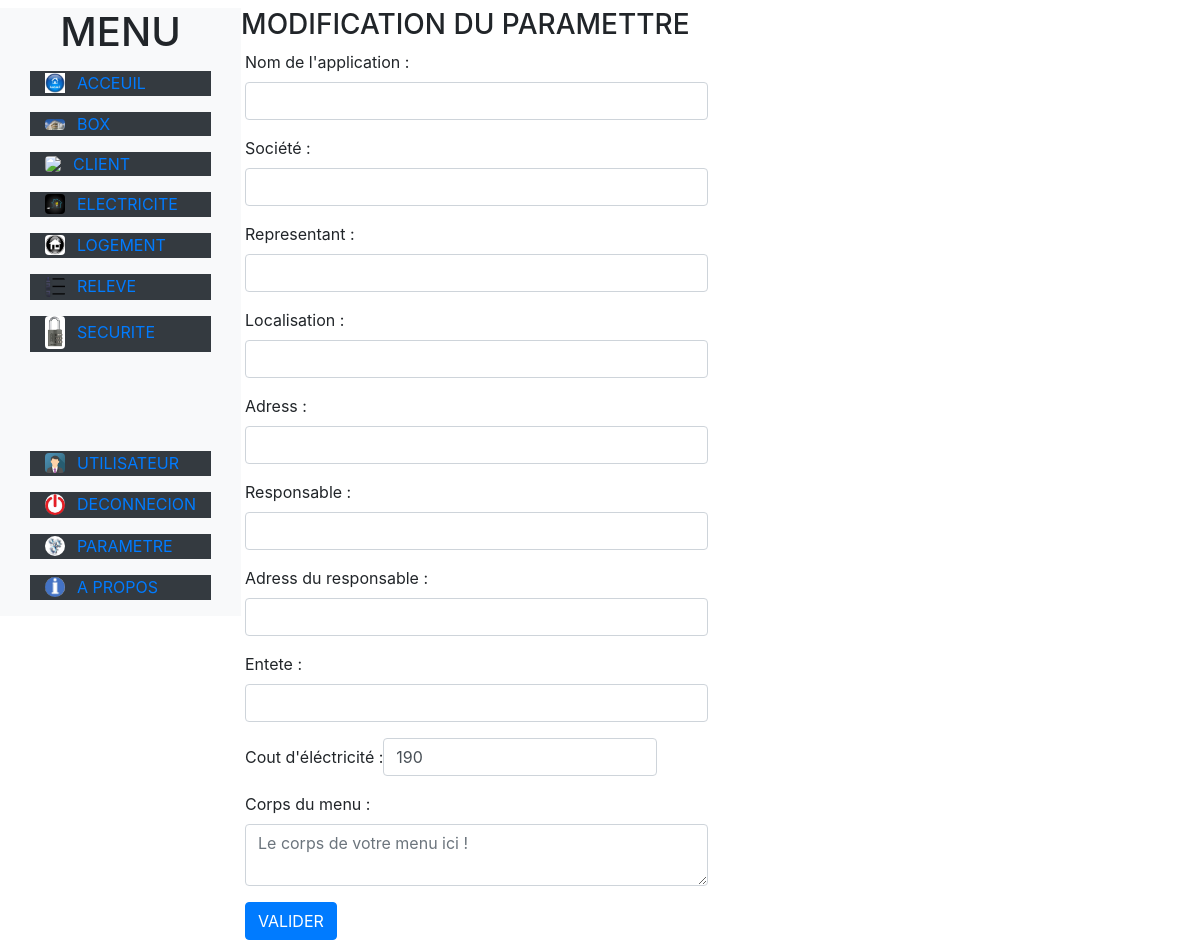
The app's page /newparam.php, older data.
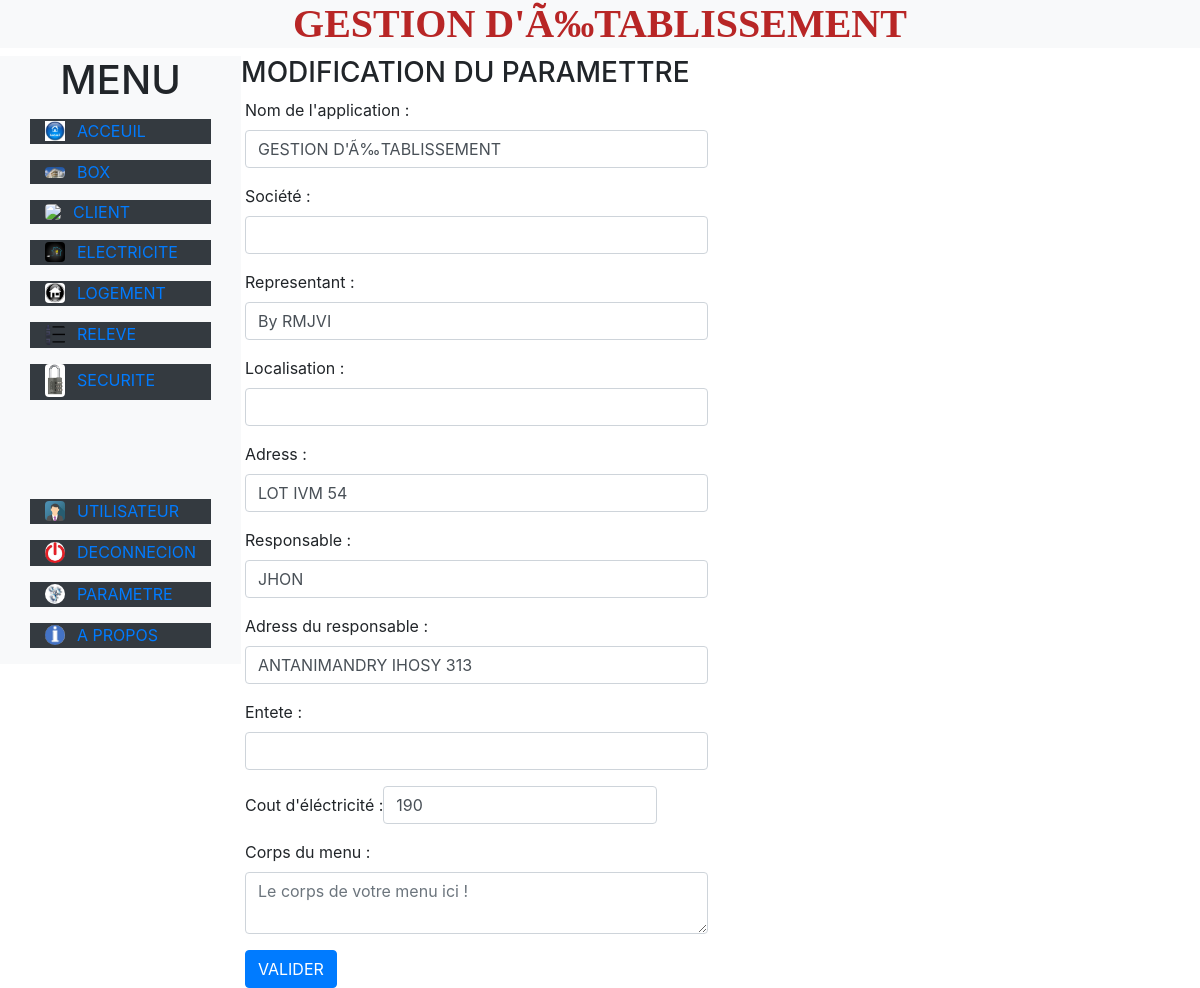
The same page, newer data.
### tables this page shows
CREATE TABLE `parametre` (
  `nom_appli` varchar(255) NOT NULL,
  `societe` varchar(255) NOT NULL,
  `representant` varchar(255) NOT NULL,
  `localisation` varchar(255) NOT NULL,
  `adress_soc` varchar(255) NOT NULL,
  `respo_soc` varchar(255) NOT NULL,
  `cin_respo` varchar(255) NOT NULL,
  `dcin_respo` varchar(255) NOT NULL,
  `adress_respo` varchar(255) NOT NULL,
  `entete` varchar(255) NOT NULL,
  `corps_menu` longtext NOT NULL,
  `foot` varchar(255) NOT NULL,
  `kwt` varchar(20) NOT NULL
);

### list_client.php (called while the page is built, shortened)
<?php require_once("centre.php");
$parms="SELECT * FROM parametre ";
$parm=$pdo->prepare($parms);
$parm->execute() ;
?>

### anewparam.php (the view)
<div class="container spacer col-md-12 col-xs-12 col-md-offset-3">
	<div class="panel panel-info">
		<div class="panel-heading navbar-dark"><h3>MODIFICATION DU PARAMETTRE</h3></div>
			<div class="panel-body col-md-8">
				<form method="POST" action="Save_newparam.php">
					<div class="form-group">
						<label class="control-label">Nom de l'application :</label>
						<input type="text" name="nomapp" class="form-control" value="<?php echo($reqpar['nom_appli'])?>" id="nomappli" >
					</div>
					<div class="form-group">
						<label class="control-label">Société :</label>
						<input type="text" name="soc" class="form-control" value="<?php echo($reqpar['societe'])?>" id="societe">
					</div>
					<div class="form-group">
						<label class="control-label">Representant :</label>
						<input type="text" name="repre" class="form-control" value="<?php echo($reqpar['representant'])?>" id="Representant">
					</div>
					<div class="form-group">
						<label class="control-label">Localisation :</label>
						<input type="text" name="loca" class="form-control" value="<?php echo($reqpar['localisation'])?>"id="Localisation">
					</div>
					<div class="form-group">
							<label class="control-label">Adress :</label>
							<input type="text" name="adSoc" class="form-control" value="<?php echo($reqpar['adress_soc'])?>" id="adressoc">
					</div>
					<div class="form-group">
							<label class="control-label">Responsable :</label>
							<input type="text" name="respo" class="form-control" value="<?php echo($reqpar['respo_soc'])?>" id="respoonsable">
					</div>
					<div class="form-group">
							<label class="control-label">Adress du responsable :</label>
							<input type="text" name="adreResp" class="form-control" value="<?php echo($reqpar['adress_respo'])?>"id="adrespsoc">
					</div>
					<div class="form-group">
							<label class="control-label">Entete :</label>
							<input type="text" name="enten" class="form-control" value="<?php echo($reqpar['entete'])?>" id="entente">
					</div>
					<div class="form-group">
						<div class="form-inline mr-sm-2">
							<label class="control-label">Cout d'éléctricité :</label>
							<input type="text" name="cou" class="form-control" id="cout" value="<?php echo($reqpar['kwt'])?>">
						</div>
					</div>
					<div class="form-group">
							<label class="control-label">Corps du menu :</label>
							<textarea class="form-control" id="corpmenu" name="corpmenu"  value="<?php echo($reqpar['corps_menu'])?>" placeholder="Le corps de votre menu ici !"></textarea>
					</div>
					<div  class="row col-sm-3">
						<button type="submit"  id="btn-repportage" class="btn btn-primary" name="button" background-color="blue" >VALIDER</button>
					</div>
				</form>
			</div>
	</div>
</div>

### en_tete.php
<h1><?php require_once("list_client.php");while ($par=$parm->fetch()){; echo(($par["nom_appli"]) ." ". ($par["societe"])." ".($par["localisation"]) ); };?></h1>

Row changes from the older to the newer data that the page shows:
removed parametre: cou "190", corpmenu "Le corps de votre menu ici !"
added parametre: nom_appli "GESTION D'Ã‰TABLISSEMENT", nomapp "GESTION D'Ã‰TABLISSEMENT", repre "By RMJVI", adSoc "LOT IVM 54", respo "JHON", adreResp "ANTANIMANDRY IHOSY 313", cou "190", corpmenu "Le corps de votre menu ici !"
